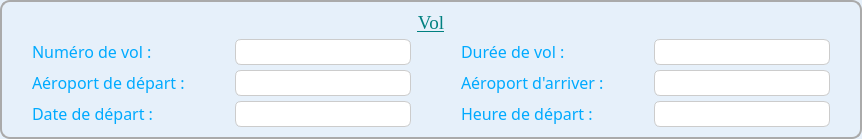
             <widget class="QFrame" name="frame_27">
              <property name="sizePolicy">
               <sizepolicy hsizetype="Preferred" vsizetype="Ignored">
                <horstretch>0</horstretch>
                <verstretch>0</verstretch>
               </sizepolicy>
              </property>
              <property name="styleSheet">
               <string notr="true">QFrame {
border : 2px solid #aaaaaa;
background-color : #E6F0FA;
border-radius : 10px;
}

</string>
              </property>
              <property name="frameShape">
               <enum>QFrame::Shape::StyledPanel</enum>
              </property>
              <property name="frameShadow">
               <enum>QFrame::Shadow::Raised</enum>
              </property>
              <layout class="QGridLayout" name="gridLayout_44">
               <property name="leftMargin">
                <number>30</number>
               </property>
               <property name="topMargin">
                <number>10</number>
               </property>
               <property name="rightMargin">
                <number>30</number>
               </property>
               <property name="bottomMargin">
                <number>10</number>
               </property>
               <property name="spacing">
                <number>5</number>
               </property>
               <item row="2" column="4">
                <widget class="QLabel" name="label_235">
                 <property name="sizePolicy">
                  <sizepolicy hsizetype="Fixed" vsizetype="Fixed">
                   <horstretch>0</horstretch>
                   <verstretch>0</verstretch>
                  </sizepolicy>
                 </property>
                 <property name="font">
                  <font>
                   <family>Calisto MT</family>
                   <pointsize>12</pointsize>
                  </font>
                 </property>
                 <property name="styleSheet">
                  <string notr="true">QLabel {
border : none;
color: #00aaff;
}</string>
                 </property>
                 <property name="text">
                  <string>Aéroport d'arriver :</string>
                 </property>
                </widget>
               </item>
               <item row="3" column="5">
                <spacer name="horizontalSpacer_136">
                 <property name="orientation">
                  <enum>Qt::Orientation::Horizontal</enum>
                 </property>
                 <property name="sizeType">
                  <enum>QSizePolicy::Policy::Preferred</enum>
                 </property>
                 <property name="sizeHint" stdset="0">
                  <size>
                   <width>40</width>
                   <height>20</height>
                  </size>
                 </property>
                </spacer>
               </item>
               <item row="1" column="3">
                <spacer name="horizontalSpacer_137">
                 <property name="orientation">
                  <enum>Qt::Orientation::Horizontal</enum>
                 </property>
                 <property name="sizeType">
                  <enum>QSizePolicy::Policy::Preferred</enum>
                 </property>
                 <property name="sizeHint" stdset="0">
                  <size>
                   <width>40</width>
                   <height>20</height>
                  </size>
                 </property>
                </spacer>
               </item>
               <item row="1" column="0">
                <widget class="QLabel" name="label_123">
                 <property name="sizePolicy">
                  <sizepolicy hsizetype="Fixed" vsizetype="Fixed">
                   <horstretch>0</horstretch>
                   <verstretch>0</verstretch>
                  </sizepolicy>
                 </property>
                 <property name="font">
                  <font>
                   <family>Calisto MT</family>
                   <pointsize>12</pointsize>
                  </font>
                 </property>
                 <property name="styleSheet">
                  <string notr="true">QLabel {
border : none;
color: #00aaff;
}</string>
                 </property>
                 <property name="text">
                  <string>Numéro de vol :</string>
                 </property>
                </widget>
               </item>
               <item row="3" column="3">
                <spacer name="horizontalSpacer_138">
                 <property name="orientation">
                  <enum>Qt::Orientation::Horizontal</enum>
                 </property>
                 <property name="sizeType">
                  <enum>QSizePolicy::Policy::Preferred</enum>
                 </property>
                 <property name="sizeHint" stdset="0">
                  <size>
                   <width>40</width>
                   <height>20</height>
                  </size>
                 </property>
                </spacer>
               </item>
               <item row="2" column="1">
                <spacer name="horizontalSpacer_139">
                 <property name="orientation">
                  <enum>Qt::Orientation::Horizontal</enum>
                 </property>
                 <property name="sizeType">
                  <enum>QSizePolicy::Policy::Preferred</enum>
                 </property>
                 <property name="sizeHint" stdset="0">
                  <size>
                   <width>40</width>
                   <height>20</height>
                  </size>
                 </property>
                </spacer>
               </item>
               <item row="3" column="0">
                <widget class="QLabel" name="label_236">
                 <property name="sizePolicy">
                  <sizepolicy hsizetype="Fixed" vsizetype="Fixed">
                   <horstretch>0</horstretch>
                   <verstretch>0</verstretch>
                  </sizepolicy>
                 </property>
                 <property name="font">
                  <font>
                   <family>Calisto MT</family>
                   <pointsize>12</pointsize>
                  </font>
                 </property>
                 <property name="styleSheet">
                  <string>QLabel {
border : none;
color: #00aaff;
}</string>
                 </property>
                 <property name="text">
                  <string>Date de départ :</string>
                 </property>
                </widget>
               </item>
               <item row="3" column="6">
                <widget class="QLineEdit" name="apModHeureDepart">
                 <property name="sizePolicy">
                  <sizepolicy hsizetype="Expanding" vsizetype="Expanding">
                   <horstretch>0</horstretch>
                   <verstretch>0</verstretch>
                  </sizepolicy>
                 </property>
                 <property name="minimumSize">
                  <size>
                   <width>100</width>
                   <height>25</height>
                  </size>
                 </property>
                 <property name="maximumSize">
                  <size>
                   <width>600</width>
                   <height>40</height>
                  </size>
                 </property>
                 <property name="font">
                  <font>
                   <family>Times New Roman</family>
                   <pointsize>14</pointsize>
                  </font>
                 </property>
                 <property name="styleSheet">
                  <string notr="true">QLineEdit {
  border: 1px solid #ccc;
  border-radius: 6px;
}
QLineEdit:focus {
background-color : white;
}</string>
                 </property>
                 <property name="alignment">
                  <set>Qt::AlignmentFlag::AlignCenter</set>
                 </property>
                 <property name="readOnly">
                  <bool>true</bool>
                 </property>
                </widget>
               </item>
               <item row="3" column="2">
                <widget class="QLineEdit" name="apModDateDepart">
                 <property name="sizePolicy">
                  <sizepolicy hsizetype="Expanding" vsizetype="Expanding">
                   <horstretch>0</horstretch>
                   <verstretch>0</verstretch>
                  </sizepolicy>
                 </property>
                 <property name="minimumSize">
                  <size>
                   <width>100</width>
                   <height>25</height>
                  </size>
                 </property>
                 <property name="maximumSize">
                  <size>
                   <width>600</width>
                   <height>40</height>
                  </size>
                 </property>
                 <property name="font">
                  <font>
                   <family>Times New Roman</family>
                   <pointsize>14</pointsize>
                  </font>
                 </property>
                 <property name="styleSheet">
                  <string notr="true">QLineEdit {
  border: 1px solid #ccc;
  border-radius: 6px;
}
QLineEdit:focus {
background-color : white;
}</string>
                 </property>
                 <property name="alignment">
                  <set>Qt::AlignmentFlag::AlignCenter</set>
                 </property>
                 <property name="readOnly">
                  <bool>true</bool>
                 </property>
                </widget>
               </item>
               <item row="2" column="6">
                <widget class="QLineEdit" name="apModAeroportArriver">
                 <property name="sizePolicy">
                  <sizepolicy hsizetype="Expanding" vsizetype="Expanding">
                   <horstretch>0</horstretch>
                   <verstretch>0</verstretch>
                  </sizepolicy>
                 </property>
                 <property name="minimumSize">
                  <size>
                   <width>100</width>
                   <height>25</height>
                  </size>
                 </property>
                 <property name="maximumSize">
                  <size>
                   <width>600</width>
                   <height>40</height>
                  </size>
                 </property>
                 <property name="font">
                  <font>
                   <family>Times New Roman</family>
                   <pointsize>14</pointsize>
                  </font>
                 </property>
                 <property name="styleSheet">
                  <string notr="true">QLineEdit {
  border: 1px solid #ccc;
  border-radius: 6px;
}
QLineEdit:focus {
background-color : white;
}</string>
                 </property>
                 <property name="alignment">
                  <set>Qt::AlignmentFlag::AlignCenter</set>
                 </property>
                 <property name="readOnly">
                  <bool>true</bool>
                 </property>
                </widget>
               </item>
               <item row="2" column="2">
                <widget class="QLineEdit" name="apModAeroportDepart">
                 <property name="sizePolicy">
                  <sizepolicy hsizetype="Expanding" vsizetype="Expanding">
                   <horstretch>0</horstretch>
                   <verstretch>0</verstretch>
                  </sizepolicy>
                 </property>
                 <property name="minimumSize">
                  <size>
                   <width>100</width>
                   <height>25</height>
                  </size>
                 </property>
                 <property name="maximumSize">
                  <size>
                   <width>600</width>
                   <height>40</height>
                  </size>
                 </property>
                 <property name="font">
                  <font>
                   <family>Times New Roman</family>
                   <pointsize>14</pointsize>
                  </font>
                 </property>
                 <property name="styleSheet">
                  <string notr="true">QLineEdit {
  border: 1px solid #ccc;
  border-radius: 6px;
}
QLineEdit:focus {
background-color : white;
}</string>
                 </property>
                 <property name="alignment">
                  <set>Qt::AlignmentFlag::AlignCenter</set>
                 </property>
                 <property name="readOnly">
                  <bool>true</bool>
                 </property>
                </widget>
               </item>
               <item row="3" column="1">
                <spacer name="horizontalSpacer_140">
                 <property name="orientation">
                  <enum>Qt::Orientation::Horizontal</enum>
                 </property>
                 <property name="sizeType">
                  <enum>QSizePolicy::Policy::Preferred</enum>
                 </property>
                 <property name="sizeHint" stdset="0">
                  <size>
                   <width>40</width>
                   <height>20</height>
                  </size>
                 </property>
                </spacer>
               </item>
               <item row="2" column="5">
                <spacer name="horizontalSpacer_141">
                 <property name="orientation">
                  <enum>Qt::Orientation::Horizontal</enum>
                 </property>
                 <property name="sizeType">
                  <enum>QSizePolicy::Policy::Preferred</enum>
                 </property>
                 <property name="sizeHint" stdset="0">
                  <size>
                   <width>40</width>
                   <height>20</height>
                  </size>
                 </property>
                </spacer>
               </item>
               <item row="0" column="0" colspan="7">
                <widget class="QLabel" name="label_237">
                 <property name="sizePolicy">
                  <sizepolicy hsizetype="Expanding" vsizetype="Fixed">
                   <horstretch>0</horstretch>
                   <verstretch>0</verstretch>
                  </sizepolicy>
                 </property>
                 <property name="font">
                  <font>
                   <family>Times New Roman</family>
                   <pointsize>14</pointsize>
                   <italic>false</italic>
                   <underline>true</underline>
                  </font>
                 </property>
                 <property name="styleSheet">
                  <string notr="true">QLabel {
border : none;
color : teal;
}</string>
                 </property>
                 <property name="text">
                  <string>Vol</string>
                 </property>
                 <property name="alignment">
                  <set>Qt::AlignmentFlag::AlignCenter</set>
                 </property>
                </widget>
               </item>
               <item row="1" column="2">
                <widget class="QLineEdit" name="apModNumeroVol">
                 <property name="sizePolicy">
                  <sizepolicy hsizetype="Expanding" vsizetype="Expanding">
                   <horstretch>0</horstretch>
                   <verstretch>0</verstretch>
                  </sizepolicy>
                 </property>
                 <property name="minimumSize">
                  <size>
                   <width>100</width>
                   <height>25</height>
                  </size>
                 </property>
                 <property name="maximumSize">
                  <size>
                   <width>600</width>
                   <height>40</height>
                  </size>
                 </property>
                 <property name="font">
                  <font>
                   <family>Times New Roman</family>
                   <pointsize>14</pointsize>
                  </font>
                 </property>
                 <property name="styleSheet">
                  <string notr="true">QLineEdit {
  border: 1px solid #ccc;
  border-radius: 6px;
}
QLineEdit:focus {
background-color : white;
}</string>
                 </property>
                 <property name="alignment">
                  <set>Qt::AlignmentFlag::AlignCenter</set>
                 </property>
                 <property name="readOnly">
                  <bool>true</bool>
                 </property>
                </widget>
               </item>
               <item row="2" column="0">
                <widget class="QLabel" name="label_135">
                 <property name="sizePolicy">
                  <sizepolicy hsizetype="Fixed" vsizetype="Fixed">
                   <horstretch>0</horstretch>
                   <verstretch>0</verstretch>
                  </sizepolicy>
                 </property>
                 <property name="font">
                  <font>
                   <family>Calisto MT</family>
                   <pointsize>12</pointsize>
                  </font>
                 </property>
                 <property name="styleSheet">
                  <string notr="true">QLabel {
border : none;
color: #00aaff;
}</string>
                 </property>
                 <property name="text">
                  <string>Aéroport de départ :</string>
                 </property>
                </widget>
               </item>
               <item row="1" column="1">
                <spacer name="horizontalSpacer_142">
                 <property name="orientation">
                  <enum>Qt::Orientation::Horizontal</enum>
                 </property>
                 <property name="sizeType">
                  <enum>QSizePolicy::Policy::Preferred</enum>
                 </property>
                 <property name="sizeHint" stdset="0">
                  <size>
                   <width>40</width>
                   <height>20</height>
                  </size>
                 </property>
                </spacer>
               </item>
               <item row="2" column="3">
                <spacer name="horizontalSpacer_143">
                 <property name="orientation">
                  <enum>Qt::Orientation::Horizontal</enum>
                 </property>
                 <property name="sizeType">
                  <enum>QSizePolicy::Policy::Preferred</enum>
                 </property>
                 <property name="sizeHint" stdset="0">
                  <size>
                   <width>40</width>
                   <height>20</height>
                  </size>
                 </property>
                </spacer>
               </item>
               <item row="3" column="4">
                <widget class="QLabel" name="label_238">
                 <property name="sizePolicy">
                  <sizepolicy hsizetype="Fixed" vsizetype="Fixed">
                   <horstretch>0</horstretch>
                   <verstretch>0</verstretch>
                  </sizepolicy>
                 </property>
                 <property name="font">
                  <font>
                   <family>Calisto MT</family>
                   <pointsize>12</pointsize>
                  </font>
                 </property>
                 <property name="styleSheet">
                  <string>QLabel {
border : none;
color: #00aaff;
}</string>
                 </property>
                 <property name="text">
                  <string>Heure de départ :</string>
                 </property>
                </widget>
               </item>
               <item row="1" column="6">
                <widget class="QLineEdit" name="apModDureeVol">
                 <property name="sizePolicy">
                  <sizepolicy hsizetype="Expanding" vsizetype="Expanding">
                   <horstretch>0</horstretch>
                   <verstretch>0</verstretch>
                  </sizepolicy>
                 </property>
                 <property name="minimumSize">
                  <size>
                   <width>100</width>
                   <height>25</height>
                  </size>
                 </property>
                 <property name="maximumSize">
                  <size>
                   <width>600</width>
                   <height>40</height>
                  </size>
                 </property>
                 <property name="font">
                  <font>
                   <family>Times New Roman</family>
                   <pointsize>14</pointsize>
                  </font>
                 </property>
                 <property name="styleSheet">
                  <string notr="true">QLineEdit {
  border: 1px solid #ccc;
  border-radius: 6px;
}
QLineEdit:focus {
background-color : white;
}</string>
                 </property>
                 <property name="alignment">
                  <set>Qt::AlignmentFlag::AlignCenter</set>
                 </property>
                 <property name="readOnly">
                  <bool>true</bool>
                 </property>
                </widget>
               </item>
               <item row="1" column="5">
                <spacer name="horizontalSpacer_144">
                 <property name="orientation">
                  <enum>Qt::Orientation::Horizontal</enum>
                 </property>
                 <property name="sizeType">
                  <enum>QSizePolicy::Policy::Preferred</enum>
                 </property>
                 <property name="sizeHint" stdset="0">
                  <size>
                   <width>40</width>
                   <height>20</height>
                  </size>
                 </property>
                </spacer>
               </item>
               <item row="1" column="4">
                <widget class="QLabel" name="label_239">
                 <property name="sizePolicy">
                  <sizepolicy hsizetype="Fixed" vsizetype="Fixed">
                   <horstretch>0</horstretch>
                   <verstretch>0</verstretch>
                  </sizepolicy>
                 </property>
                 <property name="font">
                  <font>
                   <family>Calisto MT</family>
                   <pointsize>12</pointsize>
                  </font>
                 </property>
                 <property name="styleSheet">
                  <string notr="true">QLabel {
border : none;
color: #00aaff;
}</string>
                 </property>
                 <property name="text">
                  <string>Durée de vol :</string>
                 </property>
                </widget>
               </item>
              </layout>
             </widget>
